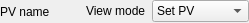
    <widget class="QWidget" name="mainSetup" native="true">
     <property name="sizePolicy">
      <sizepolicy hsizetype="Minimum" vsizetype="Fixed">
       <horstretch>0</horstretch>
       <verstretch>0</verstretch>
      </sizepolicy>
     </property>
     <layout class="QGridLayout" name="gridLayout_4">
      <property name="sizeConstraint">
       <enum>QLayout::SetMinAndMaxSize</enum>
      </property>
      <property name="leftMargin">
       <number>0</number>
      </property>
      <property name="topMargin">
       <number>0</number>
      </property>
      <property name="rightMargin">
       <number>0</number>
      </property>
      <property name="bottomMargin">
       <number>0</number>
      </property>
      <item row="0" column="0">
       <widget class="QLabel" name="label_2">
        <property name="text">
         <string>PV name</string>
        </property>
       </widget>
      </item>
      <item row="0" column="2">
       <widget class="QLabel" name="label_20">
        <property name="sizePolicy">
         <sizepolicy hsizetype="Fixed" vsizetype="Fixed">
          <horstretch>0</horstretch>
          <verstretch>0</verstretch>
         </sizepolicy>
        </property>
        <property name="text">
         <string>View mode</string>
        </property>
       </widget>
      </item>
      <item row="0" column="3">
       <widget class="QComboBox" name="viewMode">
        <property name="sizePolicy">
         <sizepolicy hsizetype="Preferred" vsizetype="Fixed">
          <horstretch>0</horstretch>
          <verstretch>0</verstretch>
         </sizepolicy>
        </property>
        <property name="toolTip">
         <string>&lt;!DOCTYPE HTML PUBLIC &quot;-//W3C//DTD HTML 4.0//EN&quot; &quot;http://www.w3.org/TR/REC-html40/strict.dtd&quot;&gt;
&lt;html&gt;&lt;head&gt;&lt;meta name=&quot;qrichtext&quot; content=&quot;1&quot; /&gt;&lt;style type=&quot;text/css&quot;&gt;
p, li { white-space: pre-wrap; }
&lt;/style&gt;&lt;/head&gt;&lt;body style=&quot; font-family:'Bitstream Vera Sans'; font-size:10pt; font-weight:400; font-style:normal;&quot;&gt;
&lt;p style=&quot; margin-top:0px; margin-bottom:0px; margin-left:0px; margin-right:0px; -qt-block-indent:0; text-indent:0px;&quot;&gt;View mode of the dialog:&lt;/p&gt;
&lt;p style=&quot; margin-top:0px; margin-bottom:0px; margin-left:0px; margin-right:0px; -qt-block-indent:0; text-indent:0px;&quot;&gt;&lt;span style=&quot; font-weight:600;&quot;&gt;Setup&lt;/span&gt;: Only allows to chose the motor and View mode.&lt;/p&gt;
&lt;p style=&quot; margin-top:0px; margin-bottom:0px; margin-left:0px; margin-right:0px; -qt-block-indent:0; text-indent:0px;&quot;&gt;&lt;span style=&quot; font-weight:600;&quot;&gt;Nano&lt;/span&gt;: Only minimal control.&lt;/p&gt;
&lt;p style=&quot; margin-top:0px; margin-bottom:0px; margin-left:0px; margin-right:0px; -qt-block-indent:0; text-indent:0px;&quot;&gt;&lt;span style=&quot; font-weight:600;&quot;&gt;Micro&lt;/span&gt;: Advanced control.&lt;/p&gt;
&lt;p style=&quot; margin-top:0px; margin-bottom:0px; margin-left:0px; margin-right:0px; -qt-block-indent:0; text-indent:0px;&quot;&gt;&lt;span style=&quot; font-weight:600;&quot;&gt;Mili&lt;/span&gt;: Advanced control with full text description and basic setup.&lt;/p&gt;
&lt;p style=&quot; margin-top:0px; margin-bottom:0px; margin-left:0px; margin-right:0px; -qt-block-indent:0; text-indent:0px;&quot;&gt;&lt;span style=&quot; font-weight:600;&quot;&gt;Macro&lt;/span&gt;: Advanced control and important setup.&lt;/p&gt;
&lt;p style=&quot; margin-top:0px; margin-bottom:0px; margin-left:0px; margin-right:0px; -qt-block-indent:0; text-indent:0px;&quot;&gt;&lt;span style=&quot; font-weight:600;&quot;&gt;Epics&lt;/span&gt;: Full set of control and setup elements including low level ones. Please use it only if you know what you are doing.&lt;/p&gt;&lt;/body&gt;&lt;/html&gt;</string>
        </property>
        <property name="currentIndex">
         <number>0</number>
        </property>
        <property name="maxVisibleItems">
         <number>6</number>
        </property>
        <property name="maxCount">
         <number>6</number>
        </property>
        <item>
         <property name="text">
          <string>Set PV</string>
         </property>
        </item>
        <item>
         <property name="text">
          <string>Minimalistic</string>
         </property>
        </item>
        <item>
         <property name="text">
          <string>Comfortable</string>
         </property>
        </item>
        <item>
         <property name="text">
          <string>Configure</string>
         </property>
        </item>
        <item>
         <property name="text">
          <string>EPICS</string>
         </property>
        </item>
       </widget>
      </item>
      <item row="0" column="1">
       <widget class="QToolButton" name="pv">
        <property name="sizePolicy">
         <sizepolicy hsizetype="Expanding" vsizetype="Fixed">
          <horstretch>0</horstretch>
          <verstretch>0</verstretch>
         </sizepolicy>
        </property>
        <property name="toolTip">
         <string>Copy PV</string>
        </property>
        <property name="text">
         <string/>
        </property>
        <property name="autoRaise">
         <bool>true</bool>
        </property>
       </widget>
      </item>
     </layout>
    </widget>
